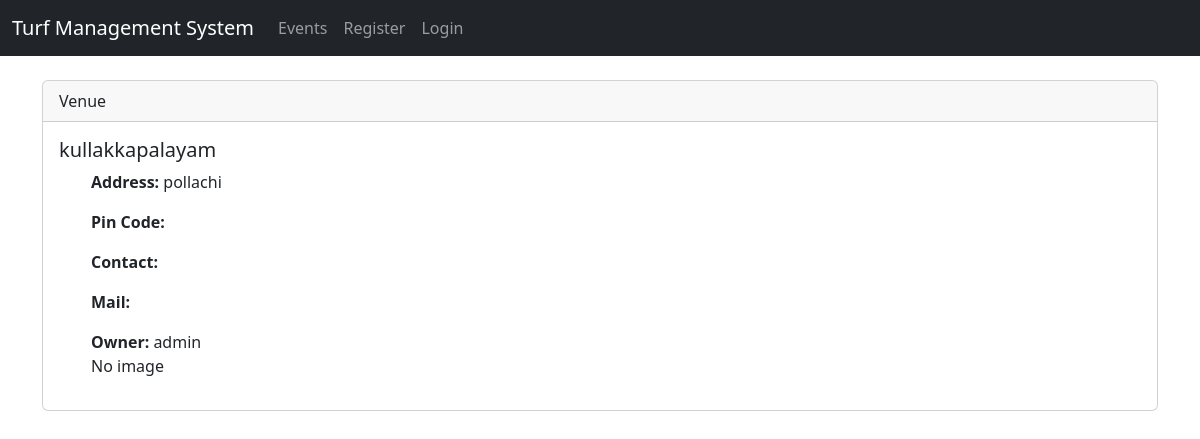
/venue/3, run on an earlier commit of the app's database.
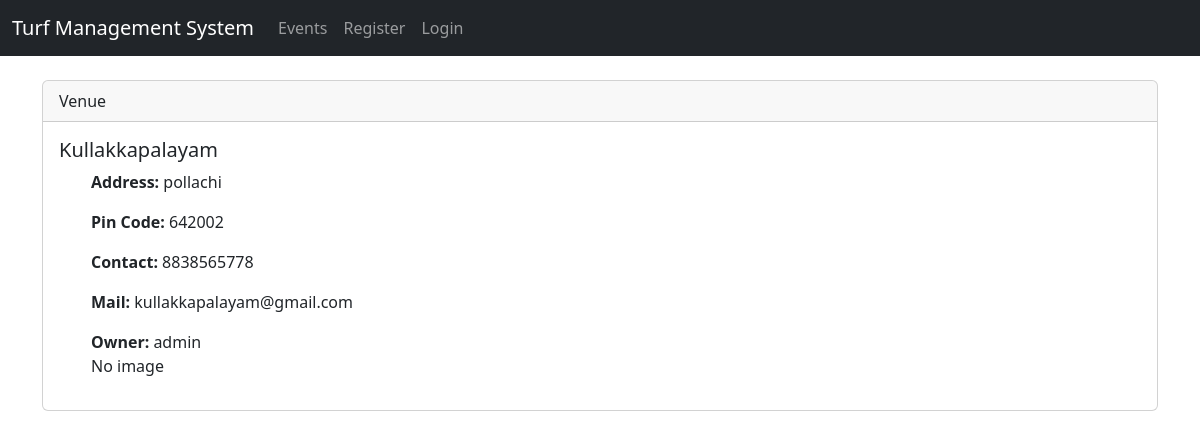
And on a later commit of the database.
### events/models.py (models this page shows, shortened)
class Venue_DB(models.Model):
    name = models.CharField('venue name',max_length=100)
    address = models.CharField('address',max_length=100)
    pin_code = models.CharField('pin code',max_length=15,blank=True)
    phone = models.CharField("phone number",max_length=15,blank=True)
    web = models.URLField("Website Address",blank=True)
    email_address = models.EmailField('EmailField',blank=True)
    owner = models.IntegerField('owner id' , blank=False, default=1)
    venue_image = models.ImageField('image',blank=True,upload_to='images/')

### events/views.py (the view)
# urls.py: path('venue/<venue_id>',views.venue,name='venue'),
def venue(request,venue_id):
    crt_venue = models.Venue_DB.objects.get(pk = venue_id)
    owner = User.objects.get(pk = crt_venue.owner)
    print('*'*20)
    print(owner)
    print('*'*20)
    context = {'venue':crt_venue,'owner':owner}
    return render(request , 'events/venue.html' , context)

### events/templates/events/venue.html
{% extends "events/base.html" %}
{% block content %}
<br>
        <div class="card">
            <div class="card-header">
                Venue
            </div>
            <div class="card-body">
              <h5 class="card-title">{{ venue.name }}</h5>
              <ul>
              <p class="card-text"><b>Address:</b> {{ venue.address }}</p>
              <p class="card-text"><b>Pin Code: </b>{{ venue.pin_code }}</p>
              <p class="card-text"><b>Contact: </b>{{ venue.phone }}</p>
              <p class="card-text"><b>Mail: </b>{{ venue.email_address }}</p>
              <p class="card-text"><b>Owner: </b>{{ owner }}</p>
              {% if venue.venue_image %}
              <img src="{{ venue.venue_image.url }}" alt="image uh" height="500px">
              {% else %}
              No image
              {% endif %}
            </ul>
            </div>
          </div>
          <br>
{% endblock %}

### events/templates/events/base.html (shortened to what this page needs)
<!DOCTYPE html>
<html>
<head>
    {% load static %}
    <link rel="stylesheet" href="{% static 'bootstrap/css/bootstrap.min.css' %}">
</head>
<body>
    {% include 'events/navbar.html' %}
    <div class="container">
        {% block content %}
        {% endblock %}
    </div>
</body>
</html>

### events/templates/events/navbar.html (shortened to what this page needs)
<nav class="navbar navbar-expand-lg navbar-dark bg-dark">
  <div class="container-fluid">
    <a class="navbar-brand" href="{% url 'calendar' %}">Turf Management System</a>
    <div class="collapse navbar-collapse" id="navbarSupportedContent">
      <ul class="navbar-nav me-auto mb-2 mb-lg-0">
        <li class="nav-item">
          <a class="nav-link" href="{% url 'list-events' %}">Events</a>
        </li>
        {% if user.is_authenticated %}
        <li class="nav-item">
          <a class="nav-link" href="{% url 'log-out' %}">Logout</a>
        </li>
        {% else %}
        <li class="nav-item">
          <a class="nav-link" href="{% url 'register-user' %}">Register</a>
        </li>
        <li class="nav-item">
          <a class="nav-link" href="{% url 'log-in' %}">Login</a>
        </li>
        {% endif %}
      </ul>
    </div>
  </div>
</nav>

What changed in the data, as far as the page shows it:
changed Venue_DB "pollachi": name "kullakkapalayam" → "Kullakkapalayam"; pin_code (not shown) → "642002"; phone (not shown) → "8838565778"; email_address (not shown) → "kullakkapalayam@gmail.com"
